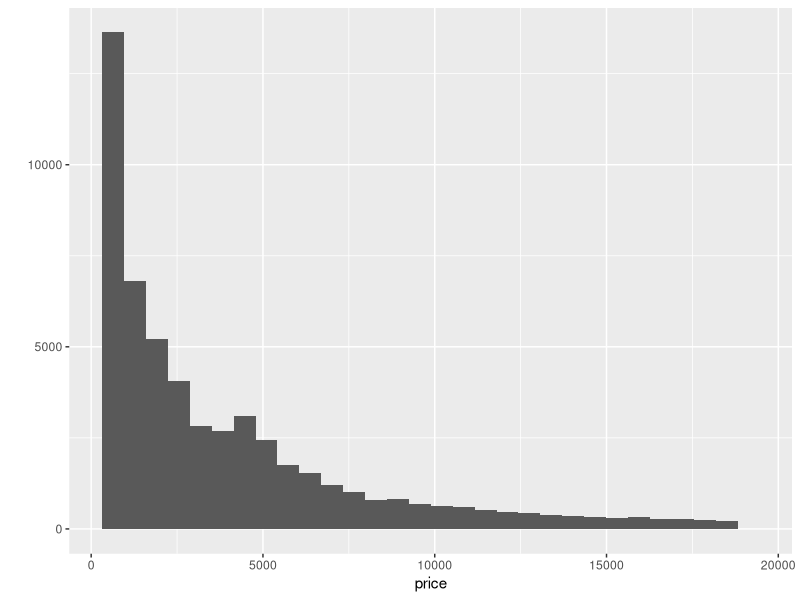
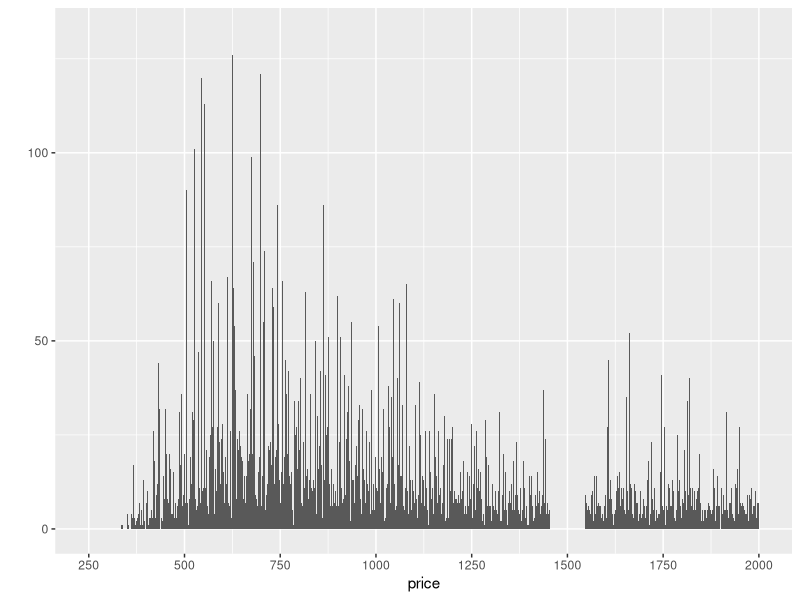
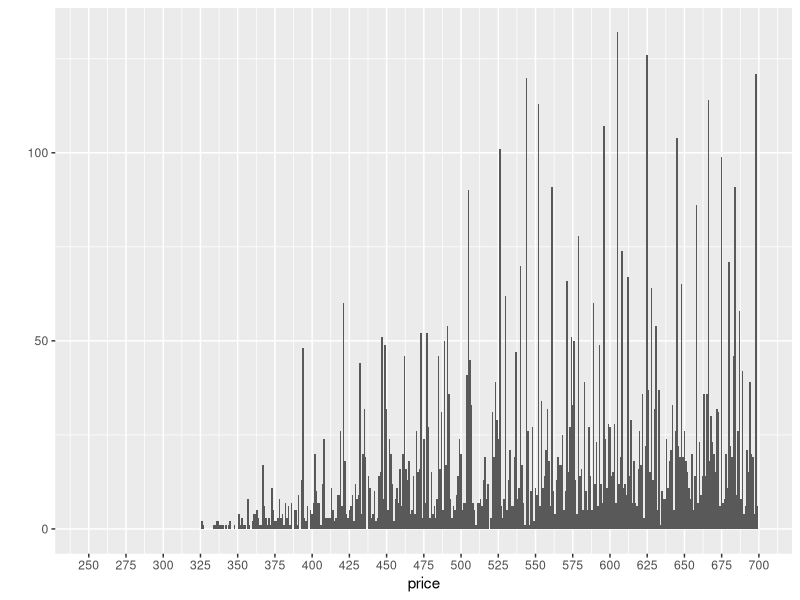
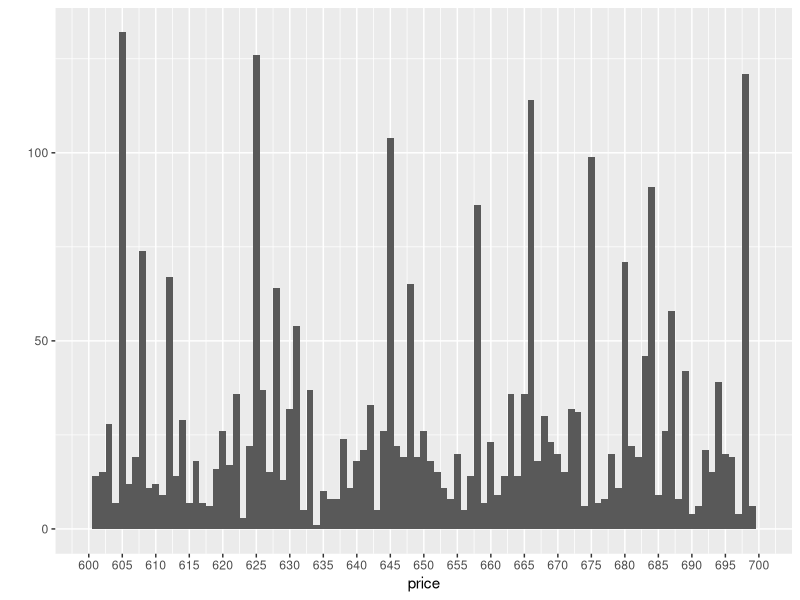

Reproduce these figures in R, in order.
## ---- chunk 1
library(ggplot2) #must load the ggplot package first
data(diamonds) #loads the diamonds data set since it comes with the ggplot package
summary(diamonds)
## ---- chunk 2
# Get details on the dataset
?diamonds
## ---- chunk 3
qplot(x=price,data=diamonds)
## ---- chunk 4
summary(diamonds$price)
## ---- chunk 5
sum (diamonds$price < 500)
## ---- chunk 6
sum (diamonds$price < 250)
## ---- chunk 7
sum (diamonds$price >= 15000)
## ---- chunk 8
qplot(x=price, data=diamonds, binwidth=1) +
  scale_x_continuous(limits=c(250,2000),breaks=seq(250,2000,250))
  
## ---- chunk 9
qplot(x=price, data=diamonds, binwidth=1) +
  scale_x_continuous(limits=c(250,700),breaks=seq(250,700,25))
## ---- chunk 10
qplot(x=price, data=diamonds, binwidth=1) +
  scale_x_continuous(limits=c(600,700),breaks=seq(600,700,5))
